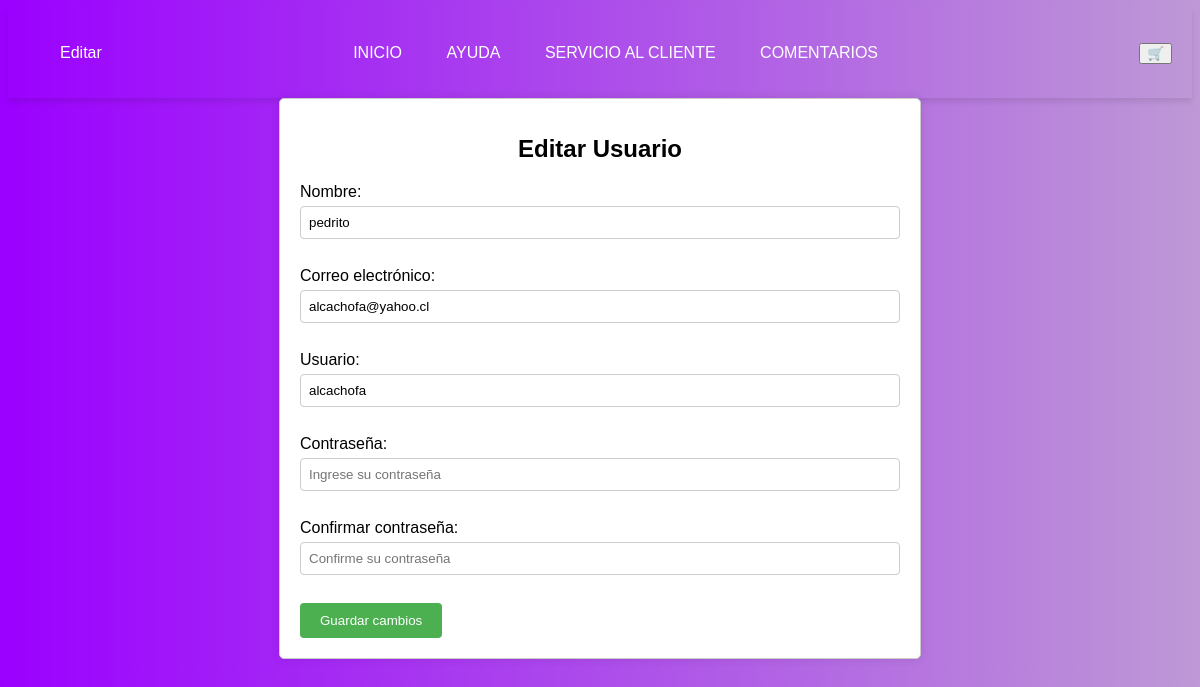
Screenshot of /editar/1/ with the database file from the repository.
### Febati_APP_85/models.py (models this page shows, shortened)
class Usuario(models.Model):
    id = models.AutoField(primary_key=True)
    nombre = models.CharField(max_length=20, blank=True, null=True)
    correo = models.EmailField(unique=True, max_length=100, blank=True, null=True)
    usuario = models.CharField(max_length=14, blank=True, null=True)
    contraseña = models.CharField(max_length=16, blank=True, null=True)

### Febati_APP_85/views.py (the view, shortened to what this page needs)
# urls.py: path('editar/<int:pk>/', EditUserView.as_view(), name='editar_usuario'),
class EditUserView(View):
    def get(self, request, pk):
        usuario = get_object_or_404(Usuario, pk=pk)
        return render(request, "editar_usuario.html", {"usuario": usuario})

### Febati_APP_85/Templates/editar_usuario.html (shortened to what this page needs)
<!DOCTYPE html>
{% load static %}
<html lang="es">
<head>
    <link rel="stylesheet" href="{% static 'Styles/Diseño_ER_85.css' %}">
</head>
<body>
    <header class="d-flex justify-content-between align-items-center">
        <nav id="PANEL">
            <li><a href="/lista">Editar</a></li>
        </nav>
        <nav id="PANEL">
            <ul>
                <li><a href="../Principal_85/Estructura_PL_85.html">INICIO</a></li>
                <li><a href="../Ayuda_85/Estructura_AA_85.html">AYUDA</a></li>
                <li><a href="/SE/">SERVICIO AL CLIENTE</a></li>
                <li><a href="/CS/">COMENTARIOS</a></li>
            </ul>
        </nav>
     <a href="/carrito/"><button type="button" class="btn btn-outline-light">🛒</button></a>
    </header>
 <div class="container">
    <div class="container-form">
        <h1>Editar Usuario</h1>
        <form method="POST">
            <label for="nombre">Nombre:</label>
            <input type="text" id="nombre" name="nombre" value="{{ usuario.nombre }}" autofocus placeholder="Ingrese su nombre completo">
            <br><br>
            <label for="correo">Correo electrónico:</label>
            <input type="email" id="correo" name="correo" value="{{ usuario.correo }}" placeholder="Ingrese su correo electrónico">
            <br><br>
            <label for="usuario">Usuario:</label>
            <input type="text" id="usuario" name="usuario" value="{{ usuario.usuario }}" placeholder="Ingrese su nombre de usuario">
            <br><br>
            <label for="contrasena">Contraseña:</label>
            <input type="password" id="contrasena" name="contrasena" placeholder="Ingrese su contraseña">
            <br><br>
            <label for="confirmar_contrasena">Confirmar contraseña:</label>
            <input type="password" id="confirmar_contrasena" name="confirmar_contrasena" placeholder="Confirme su contraseña">
            <br><br>
            <button type="submit" class="btn btn-primary">Guardar cambios</button>
        </form>
    </div>
 </div>
</body>
</html>

### Febati_APP_85/static/Styles/Diseño_ER_85.css (style rules this page uses)
body { font-family: Arial, sans-serif; background: rgb(155,0,255); background: linear-gradient(90deg, rgba(155,0,255,1) 0%, rgba(190,153,214,1) 100%); }
header { display: flex; justify-content: space-between; align-items: center; background-color: transparent; color: transparent; padding: 20px; box-shadow: 0 4px 6px #0000001a; }
nav ul { list-style-type: none; padding: 0; }
nav ul li { display: inline; margin-right: 20px; }
nav ul li a { color: #fff; text-decoration: none; }
#PANEL a { text-decoration: none; color: #ffffff; padding: 5px 10px; border-radius: 5px; transition: background-color 0.3s, color 0.3s; }
.container { max-width: 600px; margin: 0 auto; padding: 20px; background-color: #fff; border: 1px solid #ccc; border-radius: 5px; box-shadow: 0 0 10px rgba(0, 0, 0, 0.1); }
.container h1 { font-size: 24px; margin-bottom: 20px; text-align: center; }
.container-form label { display: block; margin-bottom: 5px; }
.container-form input[type=text], .container-form input[type=email], .container-form input[type=password] { width: 100%; padding: 8px; margin-bottom: 10px; border: 1px solid #ccc; border-radius: 4px; box-sizing: border-box; }
.container-form button { background-color: #4CAF50; color: white; padding: 10px 20px; border: none; border-radius: 4px; cursor: pointer; }

### rows the page displays
Usuario: nombre "pedrito", correo "alcachofa@yahoo.cl", usuario "alcachofa"
